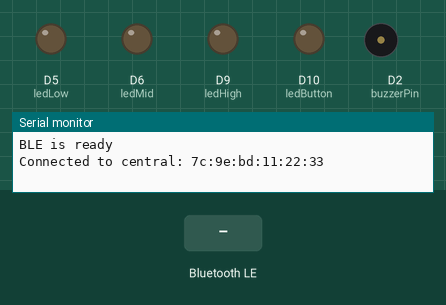
Bench run of a sketch on a simulated Arduino Nano 33 IoT. Shown: output pins drawn as LEDs (lit = HIGH), buzzer (waves = sounding, pin HIGH), the last lines printed to the serial monitor. Inputs (shaded band) come from the test bench. Nothing arrives over Bluetooth unless stated; a phone connects over Bluetooth LE 3 s after start.

Above: at 3.8 s.
3.9 s: Bluetooth LE write "1" received
At 5.1 s:
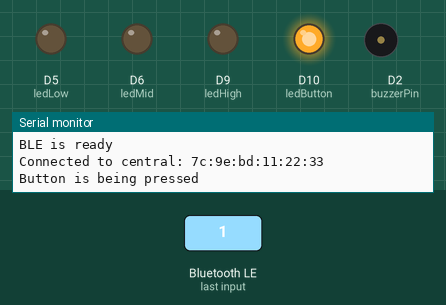
5.4 s: Bluetooth LE write "1" received
6.9 s: Bluetooth LE write "1" received
8.4 s: Bluetooth LE write "0" received
At 9.6 s:
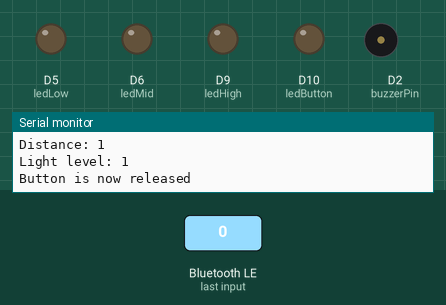
9.9 s: Bluetooth LE write "2" received
At 10.9 s:
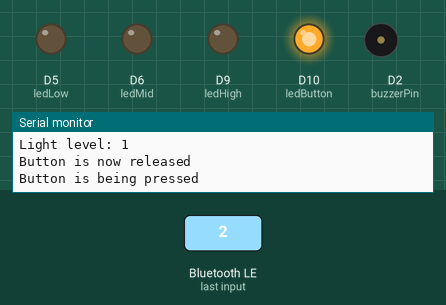
Timing chart, 0 to 12.4 s (numbered marks = the images above; inputs shaded):
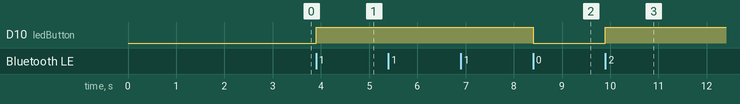

Measured:
- after the input at 3.9 s, D10 (ledButton): LOW → HIGH at once
- after the input at 8.4 s, D10 (ledButton): HIGH → LOW at once
- after the input at 9.9 s, D10 (ledButton): LOW → HIGH at once

The sketch:

Receiver_assignment.ino
```cpp
#include <ArduinoBLE.h>

//Bluetooth
BLEService ledService("b1dcb9d8-f0ae-4e88-a3cd-3e1b5e5ff23b");

BLEByteCharacteristic switchCharacteristic("a3f3ce58-97a2-41d3-89f0-fd7ea6489426", BLERead | BLEWrite);
BLEByteCharacteristic distanceCharacteristic("3b26ffb0-8744-4209-a471-755ffcd6f3a2", BLERead | BLEWrite);
BLEByteCharacteristic lightCharacteristic("8236e18f-332b-48c5-a963-df034ced1529", BLERead | BLEWrite);

// Pins
const int buzzerPin = 2;
const int ledLow = 5;
const int ledMid = 6;
const int ledHigh = 9;
const int ledButton = 10;

byte distance, light;

void setup() {
  Serial.begin(9600);
  while (!Serial);

  pinMode(buzzerPin, OUTPUT);
  pinMode(ledLow, OUTPUT);
  pinMode(ledMid, OUTPUT);
  pinMode(ledHigh, OUTPUT);
  pinMode(ledButton, OUTPUT);

  digitalWrite(ledLow, LOW);
  digitalWrite(ledMid, LOW);
  digitalWrite(ledHigh, LOW);
  digitalWrite(ledButton, LOW);

  if (!BLE.begin()) {
    Serial.println("starting Bluetooth® Low Energy module failed!");
    while (1);
  }

  BLE.setLocalName("LED");
  BLE.setAdvertisedService(ledService);

  ledService.addCharacteristic(switchCharacteristic);
  ledService.addCharacteristic(distanceCharacteristic);
  ledService.addCharacteristic(lightCharacteristic);

  BLE.addService(ledService);

  switchCharacteristic.writeValue(0);
  distanceCharacteristic.writeValue(0);
  lightCharacteristic.writeValue(0);

  BLE.advertise();

  Serial.println("BLE is ready");
}

void loop() {
  BLEDevice central = BLE.central();

//When connection is established
  if (central) {
    Serial.print("Connected to central: ");
    Serial.println(central.address());

    while (central.connected()) {
// Detects the distance
      if (distanceCharacteristic.written()) {
        distance = distanceCharacteristic.value();
        Serial.print("Distance: ");
        Serial.println(distance);

//Distance treshold and buzzer function condition
        if (distance > 15) {
          tone(buzzerPin, 261);
        } else {
//If the distance is less than 15, then there's no buzzer tone
          noTone(buzzerPin);
        }
      }

// Detects if button is being pressed or released
      if (switchCharacteristic.written()) {
        if (switchCharacteristic.value()) {
          Serial.println("Button is being pressed");
          digitalWrite(ledButton, HIGH);
        } else {
          Serial.println("Button is now released");
          digitalWrite(ledButton, LOW);
        }
      }

// Reads the light level value from transmitter, activates LEDs based on light level
      if (lightCharacteristic.written()) {
        light = lightCharacteristic.value();
        Serial.print("Light level: ");
        Serial.println(light);

        digitalWrite(ledLow, light > 15 ? HIGH : LOW);
        digitalWrite(ledMid, light > 55 ? HIGH : LOW);
        digitalWrite(ledHigh, light > 75 ? HIGH : LOW);
      }
    }

    Serial.print("Disconnected from central: ");
    Serial.println(central.address());
  }
}
```
